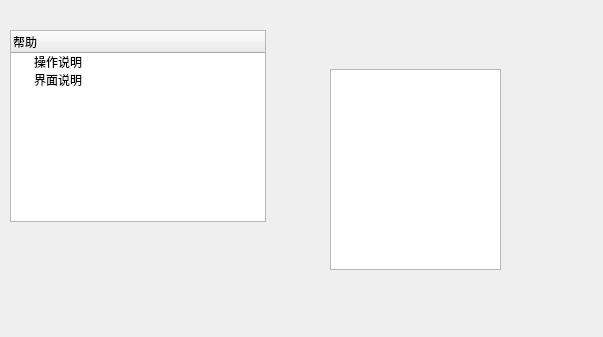
<?xml version="1.0" encoding="UTF-8"?>
<ui version="4.0">
 <class>DHelpDialog</class>
 <widget class="QDialog" name="DHelpDialog">
  <property name="geometry">
   <rect>
    <x>0</x>
    <y>0</y>
    <width>603</width>
    <height>337</height>
   </rect>
  </property>
  <property name="windowTitle">
   <string>Dialog</string>
  </property>
  <widget class="QTextEdit" name="textEdit">
   <property name="geometry">
    <rect>
     <x>330</x>
     <y>69</y>
     <width>171</width>
     <height>201</height>
    </rect>
   </property>
  </widget>
  <widget class="QTreeWidget" name="treeWidget">
   <property name="geometry">
    <rect>
     <x>10</x>
     <y>30</y>
     <width>256</width>
     <height>192</height>
    </rect>
   </property>
   <column>
    <property name="text">
     <string>帮助</string>
    </property>
   </column>
   <item>
    <property name="text">
     <string>操作说明</string>
    </property>
   </item>
   <item>
    <property name="text">
     <string>界面说明</string>
    </property>
   </item>
  </widget>
 </widget>
 <resources/>
 <connections/>
</ui>
